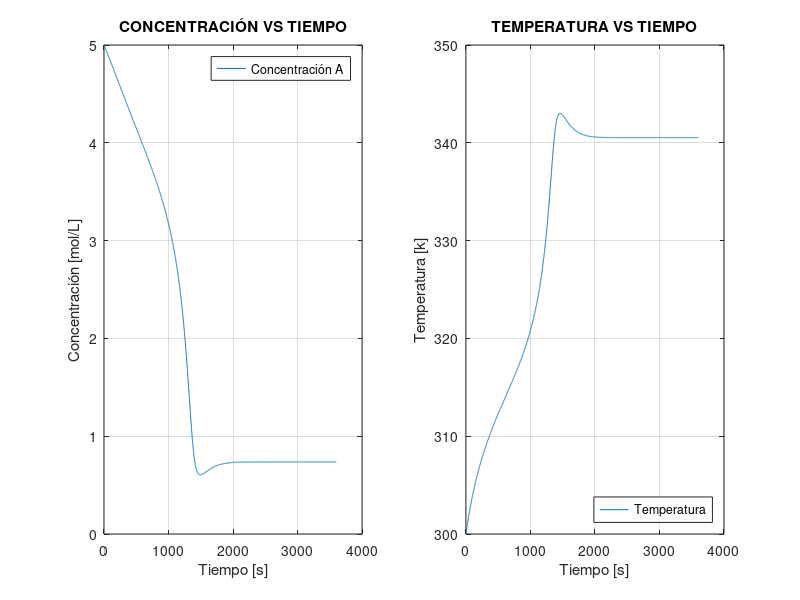

Reproduce this figure in MATLAB. (Note: this script raises an error after producing the figure.)
% Actividad 4 - Reactor con chaqueta - 2182467 - Brayan Steven Quitián 
% Espinosa 
% 25/01/2022 - Ingenieria computacional - H1.
    clc
    clear
% Un reactor tipo tanque perfectamente agitado, ocurre una reacción química 
% altamente exotérmica, donde la temperatura se controla por un sistema de 
% tanque enchaquetado (circula un líquido entre la parte externa del 
% reactor y la chaqueta), para mantener la temperatura en el reactor 
% uniforme.

% Determine:
% 1.	Balance de masa y energía (Ecuaciones diferenciales) (Se deben 
% entregar al terminar la clase del 20 de enero 2022)
% 2.	Calcule la temperatura T y la concentración Ca de la corriente 
% de salida cuando el reactor trabaja a régimen transitorio y hasta 
% alcanzar el régimen permanente para el caso de una reacción de primer 
% orden. Condiciones iniciales: CA (0) = 5 mol/L y T(0) = 300 K.


% ECUACIÓN PARA BALANCE DE MASA CON REACCION POR COMPONENTE (A):
    % A = Entrada - Salida + Genera - Consume
    % dCa/dt = (F/V)(Ca0)-(F/V)(Ca)-kCa

% ECUACIÓN PARA BALANCE DE ENERGIA CON REACCION POR COMPONENTE (A):
    % dE/dt = Ee - Es
    % dT/dt = (F/V)(To-T)-(dH*k*Ca/rho*Cp)-(U*As/rho*V*Cp)(T-Tj)

% VALORES INICIALES DEL PROBLEMA
    F = 0.01;                                   %L/s
    V = 2;                                      %L
    Ca0 = 5;                                    %mol/L
    %k = (8*10^12)*exp(-22500/(1.987*T));       %s^-1
    T0 = 300;                                   %k
    dH = -10000;                                %cal/gmol
    U = 100;                                    %cal/°Csm^2
    A = 0.02;                                   %m^2
    Tj = 330;                                   %k
    rho = 1;                                    %kg/L
    Cp = 1000;                                  %kcal/kg*°C
    
% RUNGE KUTTA ORDEN 4 -----------------------------------------------------
    h = 1; t = 0:h:3600; n = length(t);
    x = Ca0; y = T0;
    for i=1:n-1
        k1 = h*((F/V)*(Ca0)-(F/V)*(x(i))-((8*10^12)*exp(-22500/(1.987*y(i))))*(x(i)));
        l1 = h*((F/V)*(T0-y(i))-((dH*x(i)*((8*10^12)*exp(-22500/(1.987*y(i)))))/(rho*Cp))-((U*A)/(rho*V*Cp))*(y(i)-Tj));
        k2 = h*((F/V)*(Ca0)-(F/V)*((x(i)+k1/2))-((8*10^12)*exp(-22500/(1.987*(y(i)+l1/2))))*((x(i)+k1/2)));
        l2 = h*((F/V)*(T0-(y(i)+l1/2))-((dH*(x(i)+k1/2)*((8*10^12)*exp(-22500/(1.987*(y(i)+l1/2)))))/(rho*Cp))-((U*A)/(rho*V*Cp))*((y(i)+l1/2)-Tj));
        k3 = h*((F/V)*(Ca0)-(F/V)*((x(i)+k2/2))-((8*10^12)*exp(-22500/(1.987*(y(i)+l2/2))))*((x(i)+k2/2)));
        l3 = h*((F/V)*(T0-(y(i)+l2/2))-((dH*(x(i)+k2/2)*((8*10^12)*exp(-22500/(1.987*(y(i)+l2/2)))))/(rho*Cp))-((U*A)/(rho*V*Cp))*((y(i)+l2/2)-Tj));
        k4 = h*((F/V)*(Ca0)-(F/V)*((x(i)+k3))-((8*10^12)*exp(-22500/(1.987*(y(i)+l3))))*((x(i)+k3)));
        l4 = h*((F/V)*(T0-(y(i)+l3))-((dH*(x(i)+k3)*((8*10^12)*exp(-22500/(1.987*(y(i)+l3)))))/(rho*Cp))-((U*A)/(rho*V*Cp))*((y(i)+l3)-Tj));
        x(i+1) = x(i)+(1/6)*(k1+2*k2+2*k3+k4);
        y(i+1) = y(i)+(1/6)*(l1+2*l2+2*l3+l4);
    end
%--------------------------------------------------------------------------

% GRAFICA
    subplot(1,2,1),plot(t,x), title('CONCENTRACIÓN VS TIEMPO')
    grid
    xlabel('Tiempo [s]')
    ylabel('Concentración [mol/L]')
    legend({'Concentración A', 'Temperatura'},'Location','northeast')

    subplot(1,2,2),plot(t,y), title('TEMPERATURA VS TIEMPO')
    grid
    xlabel('Tiempo [s]')
    ylabel('Temperatura [k]')
    legend({'Temperatura', 'Concentración A'},'Location','southeast')

% TABLA    
    Concentracion_A = reshape(x,[n,1]);
    Temperatura = reshape(y,[n,1]);
    Tiempo = reshape(t,[n,1]);
    table(Tiempo, Concentracion_A, Temperatura)

% FIN
